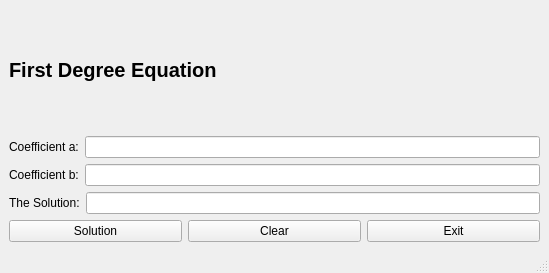
<?xml version="1.0" encoding="UTF-8"?>
<ui version="4.0">
 <class>MainWindow</class>
 <widget class="QMainWindow" name="MainWindow">
  <property name="geometry">
   <rect>
    <x>0</x>
    <y>0</y>
    <width>549</width>
    <height>273</height>
   </rect>
  </property>
  <property name="windowTitle">
   <string>MainWindow</string>
  </property>
  <widget class="QWidget" name="centralwidget">
   <layout class="QVBoxLayout" name="verticalLayout_2">
    <item>
     <layout class="QVBoxLayout" name="verticalLayout">
      <item>
       <widget class="QLabel" name="label">
        <property name="font">
         <font>
          <pointsize>15</pointsize>
          <weight>75</weight>
          <bold>true</bold>
         </font>
        </property>
        <property name="text">
         <string>First Degree Equation</string>
        </property>
       </widget>
      </item>
      <item>
       <layout class="QHBoxLayout" name="horizontalLayout">
        <item>
         <widget class="QLabel" name="label_2">
          <property name="text">
           <string>Coefficient a:</string>
          </property>
         </widget>
        </item>
        <item>
         <widget class="QLineEdit" name="lineEditCoefficientA"/>
        </item>
       </layout>
      </item>
      <item>
       <layout class="QHBoxLayout" name="horizontalLayout_4">
        <item>
         <widget class="QLabel" name="label_3">
          <property name="text">
           <string>Coefficient b:</string>
          </property>
         </widget>
        </item>
        <item>
         <widget class="QLineEdit" name="lineEditCoefficientB"/>
        </item>
       </layout>
      </item>
      <item>
       <layout class="QHBoxLayout" name="horizontalLayout_5">
        <item>
         <widget class="QLabel" name="label_4">
          <property name="text">
           <string>The Solution:</string>
          </property>
         </widget>
        </item>
        <item>
         <widget class="QLineEdit" name="lineEditsolution"/>
        </item>
       </layout>
      </item>
      <item>
       <layout class="QHBoxLayout" name="horizontalLayout_7">
        <item>
         <widget class="QPushButton" name="pushButtonSolution">
          <property name="text">
           <string>Solution</string>
          </property>
         </widget>
        </item>
        <item>
         <widget class="QPushButton" name="pushButton_3">
          <property name="text">
           <string>Clear</string>
          </property>
         </widget>
        </item>
        <item>
         <widget class="QPushButton" name="pushButtonExit">
          <property name="text">
           <string>Exit</string>
          </property>
         </widget>
        </item>
       </layout>
      </item>
     </layout>
    </item>
   </layout>
  </widget>
  <widget class="QMenuBar" name="menubar">
   <property name="geometry">
    <rect>
     <x>0</x>
     <y>0</y>
     <width>549</width>
     <height>26</height>
    </rect>
   </property>
  </widget>
  <widget class="QStatusBar" name="statusbar"/>
 </widget>
 <resources/>
 <connections/>
</ui>
